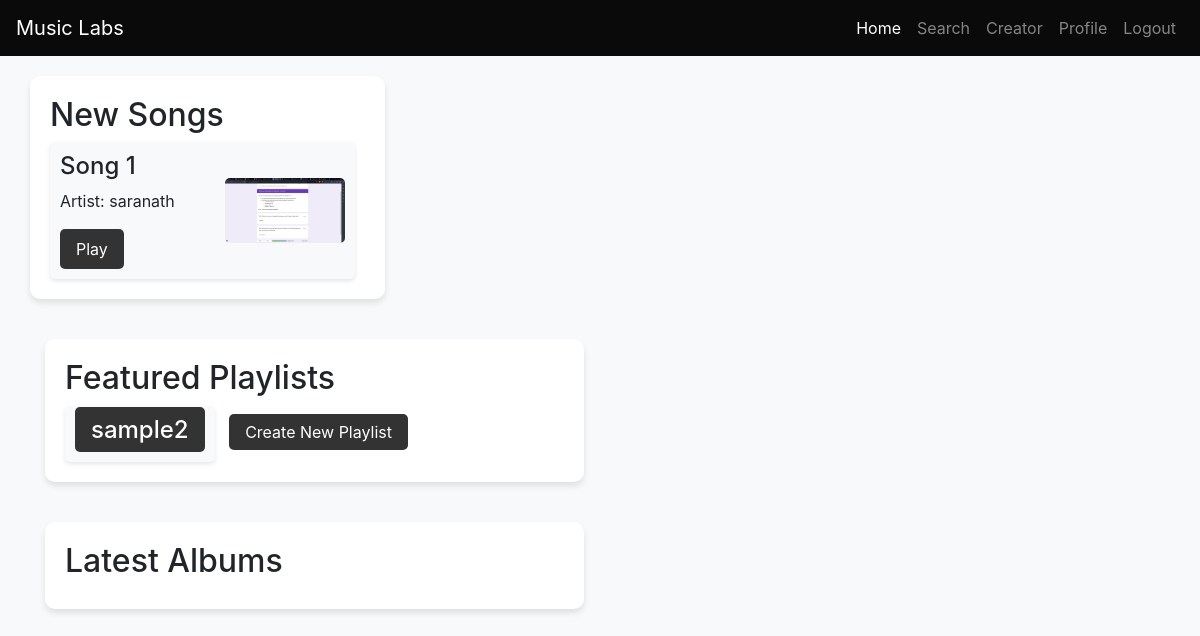
/home/1 (signed in), run on an earlier commit of the app's database.
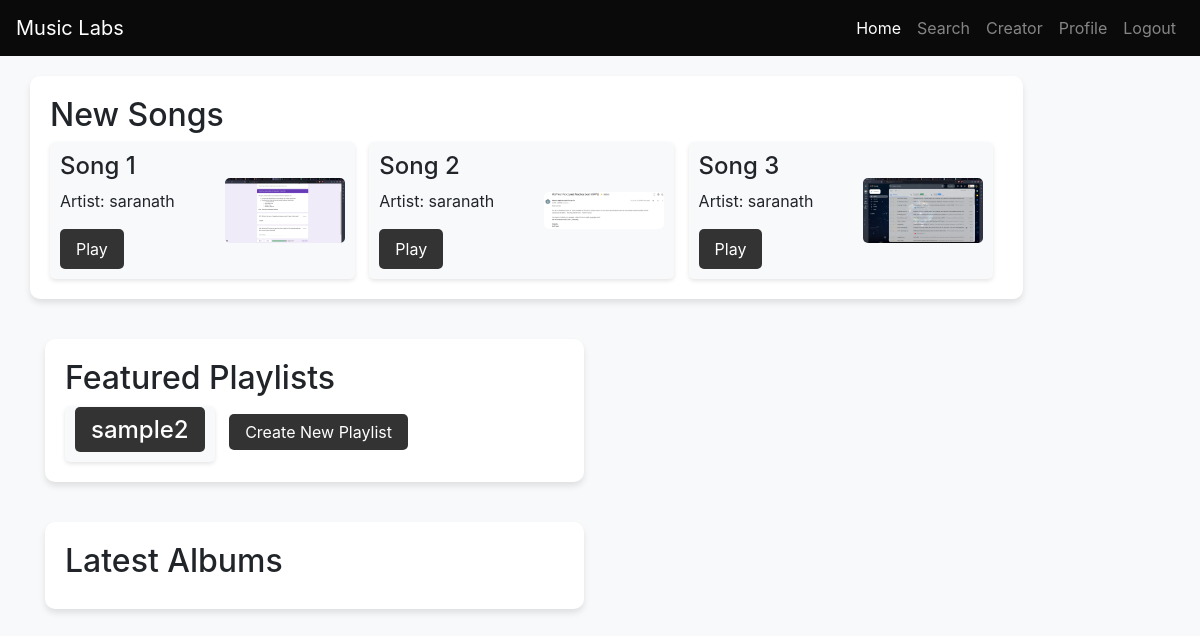
And on a later commit of the database.
### application/models.py (models this page shows)
class Song(db.Model):
    __tablename__ = "Song"
    sid = db.Column(db.Integer, primary_key=True, autoincrement=True, nullable=False)
    sname = db.Column(db.String, unique=True, nullable=False)
    cname = db.Column(db.String, db.ForeignKey('Creator.cname'), nullable=False)
    flagged = db.Column(db.Boolean, default=False, nullable=False)
    playlists = db.relationship('PlaylistSong', back_populates='song', cascade='all, delete-orphan')

class Playlist(db.Model):
    __tablename__ = "Playlist"
    id = db.Column(db.Integer, primary_key=True, autoincrement=True, nullable=False)
    name = db.Column(db.String, nullable=False)
    user_id = db.Column(db.Integer, db.ForeignKey('User.id'), nullable=False)
    songs = db.relationship('PlaylistSong', back_populates='playlist', cascade='all, delete-orphan')

### application/controllers.py (the view)
@app.route('/home/<int:id>')
@login_required
def home(id = None):
    if id is not None:
        playlists = Playlist.query.filter_by(user_id = id).all()
    else:
        playlists = Playlist.query.filter_by(user_id = current_user.id).all()
    songs = Song.query.all()
    return render_template('home.html',User = current_user, id = current_user.id, songs=songs, playlists=playlists)

### application/controllers.py (called while the page is built)
@login_manager.user_loader
def load_user(user_id):
    return User.query.get(int(user_id))

### templates/home.html (shortened to what this page needs)
<!DOCTYPE html>
<html lang="en">
<head>
    <link rel="stylesheet" href="https://stackpath.bootstrapcdn.com/bootstrap/4.3.1/css/bootstrap.min.css">
</head>
<body>
    {% include 'navbar.html' %}
    <div class="container">
        <div class="row">
                <div class="new-songs-container">
                    <h2>New Songs</h2>
                    {% for song in songs %}
                        <div class="song-item">
                            <div>
                                <h4>{{ song.sname }}</h4>
                                <p>Artist: {{ song.cname }}</p>
                                <button class="play-button">Play</button>
                            </div>
                            <img src="{{ url_for('static', filename=song.sname + '.jpg') }}" alt="{{ song.sname }} Image" class="song-image">
                        </div>
                    {% endfor %}
            </div>
        </div>
        <div class="row">
            <div class="col-md-6">
                <div class="playlist-container">
                    <h2>Featured Playlists</h2>
                    {% for playlist in playlists %}
                        <div class="playlist-item">
                            <h4> <a href="/playlist/{{playlist.id}}" class="add-button">{{ playlist.name }}</a></h4>
                        </div>
                    {% endfor %}
                    <a href="{{ url_for('create_playlist') }}" class="add-button">Create New Playlist</a>
                </div>
            </div>
        </div>
        <div class="row">
            <div class="col-md-6">
                <div class="album-container">
                    <h2>Latest Albums</h2>
                </div>
            </div>
        </div>
    </div>
</body>
</html>

### templates/navbar.html (shortened to what this page needs)
<!DOCTYPE html>
<html lang="en">
<head>
    <link rel="stylesheet" href="https://stackpath.bootstrapcdn.com/bootstrap/4.3.1/css/bootstrap.min.css">
</head>
<body>
<nav class="navbar navbar-expand-lg navbar-dark">
    <a class="navbar-brand" href="#">Music Labs</a>
    <div class="collapse navbar-collapse" id="navbarNav">
        <ul class="navbar-nav ml-auto">
            <li class="nav-item active">
                <a class="nav-link" href="{{ url_for('home', id=current_user.id) }}">Home <span class="sr-only">(current)</span></a>
            </li>
            <li class="nav-item">
                <a class="nav-link" href="{{url_for('search', id=current_user.id)}}">Search</a>
            </li>
            <li class="nav-item">
                <a class="nav-link" href="{{ url_for('creator_registor', id=current_user.id) }}">Creator</a>
            </li>
            <li class="nav-item">
                <a class="nav-link" href="/profile">Profile</a>
            </li>
            <li class="nav-item">
                <a class="nav-link" href="{{ url_for('logout') }}">Logout</a>
            </li>
        </ul>
    </div>
</nav>
</body>
</html>

### templates/home.html (style rules this page uses)
body { background-color: #f8f9fa; }
.container { margin-top: 20px; margin-right: 1px; }
.new-songs-container, .playlist-container, .album-container { background-color: #ffffff; padding: 20px; margin-bottom: 20px; border-radius: 10px; box-shadow: 0 4px 6px rgba(0, 0, 0, 0.1); max-width: 1000px; overflow-x:auto; white-space: nowrap; margin-right: 1px; }
.playlist-item, .album-item, .song-item { background-color: #f8f9fa; padding: 10px; margin-right: 10px; border-radius: 5px; box-shadow: 0 2px 4px rgba(0, 0, 0, 0.1); display: inline-flex; align-items: center; }
.song-item > div { margin-right: 50px; }
.play-button { background-color: #333; color: #ffffff; border: none; padding: 8px 16px; border-radius: 5px; cursor: pointer; }
.song-image { max-width: 120px; border-radius: 5px; margin-left: auto; display: block; }
.add-button { background-color: #333; color: #ffffff; border: none; padding: 8px 16px; border-radius: 5px; cursor: pointer; margin-bottom: 20px; }

### templates/navbar.html (style rules this page uses)
body { background-color: #f8f9fa; }
.navbar { background-color: #0a0a0a; }
.navbar-brand { color: #ffffff; }
.navbar-nav .nav-link { color: #ffffff; }

What changed in the data, as far as the page shows it:
added Song: sname "Song 2", cname "saranath", sname (picture)
added Song: sname "Song 3", cname "saranath", sname (picture)
